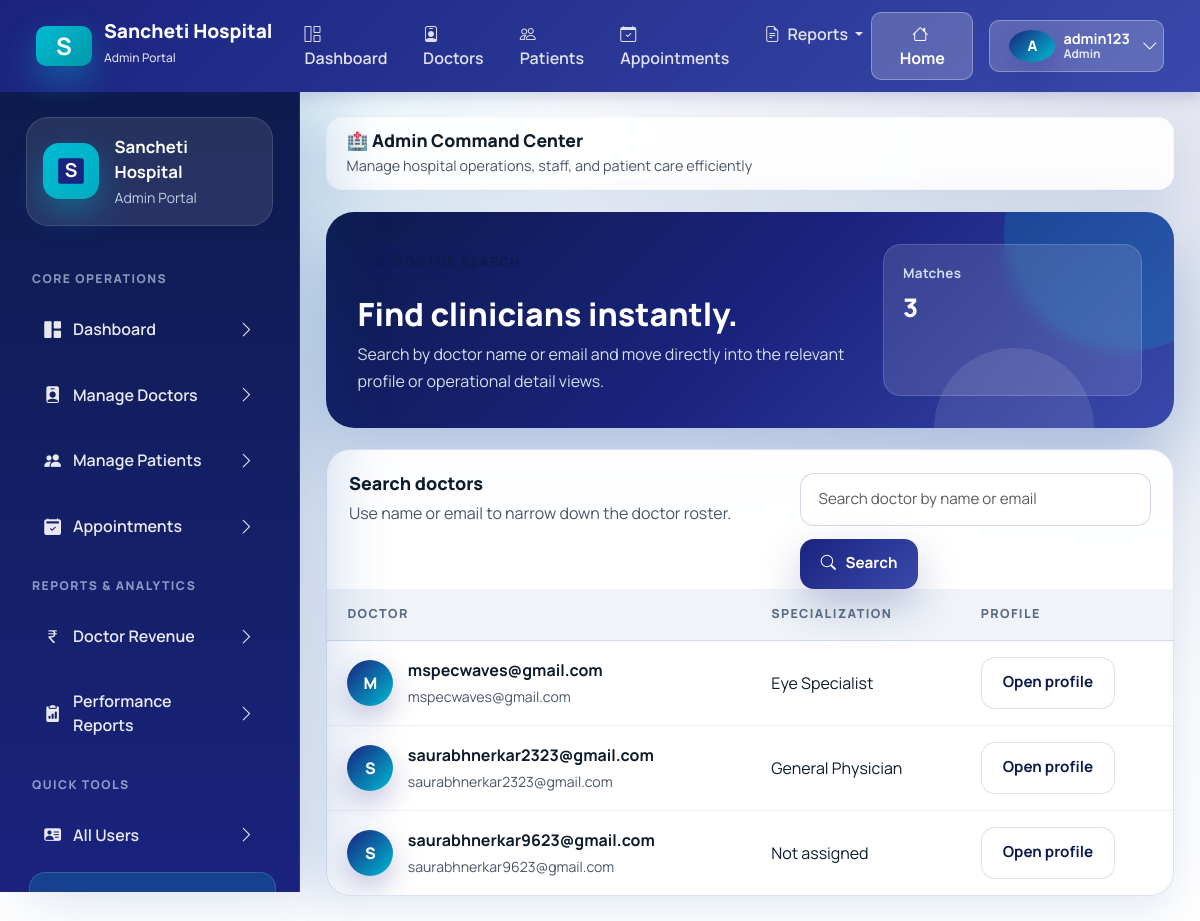
The app's page /adminpanel/search/doctor/ (signed in) with its own data.
### accounts/models.py (models this page shows, shortened)
class CustomUser(AbstractUser):
    ROLE_CHOICES = (
        ("admin", "Admin"),
        ("doctor", "Doctor"),
        ("patient", "Patient"),
    )
    username = models.CharField(max_length=150, unique=True, blank=True, null=True)
    email = models.EmailField(unique=True)
    role = models.CharField(max_length=10, choices=ROLE_CHOICES, default="patient")
    education = models.CharField(max_length=200, blank=True, null=True)
    experience = models.IntegerField(blank=True, null=True)
    bio = models.TextField(blank=True, null=True)
    fees = models.DecimalField(max_digits=8, decimal_places=2, blank=True, null=True)
    specialization = models.ForeignKey(
        "Specialization",
        on_delete=models.SET_NULL,
        null=True,
        blank=True
    )
    is_email_verified = models.BooleanField(default=False)
    email_verification_token = models.UUIDField(default=uuid.uuid4, editable=False, null=True, blank=True)
    USERNAME_FIELD = "email"
    REQUIRED_FIELDS = []
    objects = CustomUserManager()

class Specialization(models.Model):
    title = models.CharField(max_length=100, unique=True)

### adminpanel/views.py (the view)
# urls.py: path("search/doctor/", views.search_doctor, name="search_doctor"),
@login_required
@user_passes_test(is_admin)
def search_doctor(request):
    query = request.GET.get("q", "")
    doctors = CustomUser.objects.filter(role="doctor").filter(
        Q(first_name__icontains=query) |
        Q(email__icontains=query)
    ).order_by("email")
    return render(request, "adminpanel/search_doctor.html", {"doctors": doctors, "query": query})

### adminpanel/views.py (called while the page is built)
def is_admin(user):
    return user.role == "admin"

### adminpanel/templates/adminpanel/search_doctor.html (shortened to what this page needs)
{% extends "base.html" %}
{% block content %}
<section class="page-hero">
    <div>
        <span class="eyebrow">
            <i class="bi bi-search"></i>
        </span>
        <h2>Find clinicians instantly.</h2>
        <p>Search by doctor name or email and move directly into the relevant profile or operational detail views.</p>
    </div>
    <div class="page-hero-side">
        <div class="mini-stat">
            <span class="mini-stat-label">Matches</span>
            <span class="mini-stat-value">{{ doctors|length }}</span>
        </div>
    </div>
</section>
<section class="table-card">
    <div class="table-toolbar">
        <div>
            <h3 class="table-title">Search doctors</h3>
            <p class="table-copy">Use name or email to narrow down the doctor roster.</p>
        </div>
        <form method="get" class="search-form">
            <input class="form-control" type="text" name="q" placeholder="Search doctor by name or email" value="{{ query }}">
            <button class="btn-brand" type="submit">
                <i class="bi bi-search"></i>
                Search
            </button>
        </form>
    </div>
    <div class="table-responsive">
        <table class="app-table">
            <thead>
                <tr>
                    <th>Doctor</th>
                    <th>Specialization</th>
                    <th>Profile</th>
                </tr>
            </thead>
            <tbody>
                {% for doctor in doctors %}
                <tr>
                    <td>
                        <div class="identity-cell">
                            <span class="avatar-chip">{{ doctor.email|slice:":1"|upper }}</span>
                            <div>
                                <strong>{{ doctor.first_name|default:doctor.email }}</strong>
                                <span class="subtle-meta">{{ doctor.email }}</span>
                            </div>
                        </div>
                    </td>
                    <td>{{ doctor.specialization.title|default:"Not assigned" }}</td>
                    <td><a class="btn-secondary-soft" href="{% url 'adminpanel:doctor_profile' doctor.id %}">Open profile</a></td>
                </tr>
                {% endfor %}
            </tbody>
        </table>
    </div>
</section>
{% endblock %}

### templates/base.html (shortened to what this page needs)
{% load static %}
<!DOCTYPE html>
<html lang="en">
<head>
    <link href="https://cdn.jsdelivr.net/npm/bootstrap@5.3.3/dist/css/bootstrap.min.css" rel="stylesheet">
    <link rel="stylesheet" href="https://cdn.jsdelivr.net/npm/bootstrap-icons@1.11.3/font/bootstrap-icons.min.css">
    <link rel="stylesheet" href="{% static 'css/healthcare-ui.css' %}">
</head>
<body>
    {% if request.user.is_authenticated %}
    <nav class="navbar navbar-expand-lg classic-navbar">
        <div class="container-fluid">
            <a class="navbar-brand" href="{% url 'accounts:home' %}">
                <div class="brand-icon">S</div>
                <div>
                    <div style="line-height: 1;">Sancheti Hospital</div>
                    <small style="font-size: 0.75rem; opacity: 0.85; font-weight: 500;">{{ request.user.role|title }} Portal</small>
                </div>
            </a>
            <div class="collapse navbar-collapse" id="navbarNav">
                <ul class="navbar-nav me-auto mb-2 mb-lg-0 ms-4">
                    {% if request.user.role == "admin" %}
                    <li class="nav-item">
                        <a class="nav-link {% if request.resolver_match.url_name == 'dashboard' and request.resolver_match.namespace == 'adminpanel' %}active{% endif %}" href="{% url 'adminpanel:dashboard' %}">
                            <i class="bi bi-grid-1x2 me-1"></i> Dashboard
                        </a>
                    </li>
                    <li class="nav-item">
                        <a class="nav-link {% if request.resolver_match.url_name == 'doctors_list' %}active{% endif %}" href="{% url 'adminpanel:doctors_list' %}">
                            <i class="bi bi-person-badge me-1"></i> Doctors
                        </a>
                    </li>
                    <li class="nav-item">
                        <a class="nav-link {% if request.resolver_match.url_name == 'patients_list' %}active{% endif %}" href="{% url 'adminpanel:patients_list' %}">
                            <i class="bi bi-people me-1"></i> Patients
                        </a>
                    </li>
                    <li class="nav-item">
                        <a class="nav-link {% if request.resolver_match.url_name == 'appointments' %}active{% endif %}" href="{% url 'adminpanel:appointments' %}">
                            <i class="bi bi-calendar-check me-1"></i> Appointments
                        </a>
                    </li>
                    <li class="nav-item dropdown">
                        <a class="nav-link dropdown-toggle" href="#" role="button" data-bs-toggle="dropdown" aria-expanded="false">
                            <i class="bi bi-file-earmark-text me-1"></i> Reports
                        </a>
                    </li>
                    {% endif %}
                </ul>
                <div class="d-flex align-items-center gap-3">
                    <a class="btn btn-navbar" href="{% url 'accounts:home' %}">
                        <i class="bi bi-house me-1"></i> Home
                    </a>
                    <div class="dropdown">
                        <button class="btn btn-navbar d-flex align-items-center gap-2" type="button" id="userDropdown" data-bs-toggle="dropdown" aria-expanded="false">
                            <div class="avatar-badge" style="width: 32px; height: 32px; font-size: 0.9rem;">{{ request.user.username|first|upper }}</div>
                            <div class="d-none d-md-block text-start" style="line-height: 1.1;">
                                <div style="font-size: 0.9rem; font-weight:700;">{{ request.user.username }}</div>
                                <div style="font-size:0.75rem; opacity:0.85;">{{ request.user.role|title }}</div>
                            </div>
                            <i class="bi bi-chevron-down ms-1"></i>
                        </button>
                    </div>
                </div>
            </div>
        </div>
    </nav>
    <div class="app-shell app-shell-with-top-nav">
        <aside class="app-sidebar d-none d-xl-flex flex-column" data-sidebar>
            <div class="sidebar-brand">
                <div class="brand-icon">
                    <svg width="32" height="32" viewBox="0 0 100 100" fill="none" xmlns="http://www.w3.org/2000/svg">
                        <rect x="10" y="10" width="80" height="80" rx="8" fill="#1a237e"/>
                        <text x="50" y="70" font-size="60" font-weight="bold" fill="white" text-anchor="middle">S</text>
                    </svg>
                </div>
                <div class="brand-copy">
                    <strong>Sancheti Hospital</strong>
                    <span class="text-capitalize">{{ request.user.role }} Portal</span>
                </div>
            </div>
            {% if request.user.role == "admin" %}
            <div class="sidebar-section-label">Core Operations</div>
            <nav class="sidebar-nav">
                <a class="sidebar-link {% if request.resolver_match.namespace == 'adminpanel' and request.resolver_match.url_name == 'dashboard' %}active{% endif %}" href="{% url 'adminpanel:dashboard' %}">
                    <span><i class="bi bi-grid-1x2-fill"></i> Dashboard</span>
                    <i class="bi bi-chevron-right"></i>
                </a>
                <a class="sidebar-link {% if request.resolver_match.namespace == 'adminpanel' and request.resolver_match.url_name == 'doctors_list' %}active{% endif %}" href="{% url 'adminpanel:doctors_list' %}">
                    <span><i class="bi bi-person-badge-fill"></i> Manage Doctors</span>
                    <i class="bi bi-chevron-right"></i>
                </a>
                <a class="sidebar-link {% if request.resolver_match.namespace == 'adminpanel' and request.resolver_match.url_name == 'patients_list' %}active{% endif %}" href="{% url 'adminpanel:patients_list' %}">
                    <span><i class="bi bi-people-fill"></i> Manage Patients</span>
                    <i class="bi bi-chevron-right"></i>
                </a>
                <a class="sidebar-link {% if request.resolver_match.namespace == 'adminpanel' and request.resolver_match.url_name == 'appointments' %}active{% endif %}" href="{% url 'adminpanel:appointments' %}">
                    <span><i class="bi bi-calendar2-check-fill"></i> Appointments</span>
                    <i class="bi bi-chevron-right"></i>
                </a>
            </nav>
            <div class="sidebar-section-label">Reports & Analytics</div>
            <nav class="sidebar-nav">
                <a class="sidebar-link {% if request.resolver_match.namespace == 'adminpanel' and request.resolver_match.url_name == 'doctor_revenue_report' %}active{% endif %}" href="{% url 'adminpanel:doctor_revenue_report' %}">
                    <span><i class="bi bi-currency-rupee"></i> Doctor Revenue</span>
                    <i class="bi bi-chevron-right"></i>
                </a>
                <a class="sidebar-link {% if request.resolver_match.namespace == 'adminpanel' and request.resolver_match.url_name == 'doctor_report' %}active{% endif %}" href="{% url 'adminpanel:doctor_report' %}">
                    <span><i class="bi bi-clipboard2-data-fill"></i> Performance Reports</span>
                    <i class="bi bi-chevron-right"></i>
                </a>
            </nav>
            <div class="sidebar-section-label">Quick Tools</div>
            <nav class="sidebar-nav">
                <a class="sidebar-link {% if request.resolver_match.namespace == 'adminpanel' and request.resolver_match.url_name == 'registered_users' %}active{% endif %}" href="{% url 'adminpanel:registered_users' %}">
                    <span><i class="bi bi-person-vcard-fill"></i> All Users</span>
                    <i class="bi bi-chevron-right"></i>
                </a>
                <a class="sidebar-link {% if request.resolver_match.namespace == 'adminpanel' and request.resolver_match.url_name == 'search_doctor' %}active{% endif %}" href="{% url 'adminpanel:search_doctor' %}">
                    <span><i class="bi bi-search"></i> Search Doctors</span>
                    <i class="bi bi-chevron-right"></i>
                </a>
            </nav>
            {% endif %}
        </aside>
        <main class="content-area">
            <div class="topbar d-none d-xl-block" style="border-radius: 16px; padding: 0.75rem 1.25rem; background: rgba(255,255,255,0.9); border:1px solid rgba(203, 208, 210, 0.1);">
                <div class="topbar-copy">
                    <h1 style="font-size: 1.1rem;">
                        {% if request.user.role == "admin" %}🏥 Admin Command Center{% endif %}
                    </h1>
                    <p style="font-size: 0.9rem;">
                        {% if request.user.role == "admin" %}Manage hospital operations, staff, and patient care efficiently{% endif %}
                    </p>
                </div>
            </div>
            <div class="page-stack">
                {% block content %}{% endblock %}
            </div>
        </main>
    </div>
    {% endif %}
</body>
</html>

### templates/base.html (style rules this page uses)
.classic-navbar { background: linear-gradient(135deg, #1a237e 0%, #3949ab 100%); box-shadow: 0 4px 16px rgba(26, 35, 126, 0.2); padding: 0.75rem 1.5rem; position: sticky; top: 0; z-index: 1050; }
.classic-navbar .navbar-brand { display: flex; align-items: center; gap: 12px; color: white !important; font-weight: 800; font-size: 1.2rem; }
.classic-navbar .brand-icon { width: 40px; height: 40px; border-radius: 10px; background: linear-gradient(135deg, #00bcd4 0%, #0097a7 100%); display: grid; place-items: center; font-weight: bold; font-size: 1.5rem; color: white; }
.classic-navbar .nav-link { color: rgba(255,255,255,0.85) !important; font-weight: 600; padding: 0.5rem 1rem; transition: all 0.2s ease; }
.classic-navbar .btn-navbar { background: rgba(255,255,255,0.2); border: 1px solid rgba(255,255,255,0.3); color: white; font-weight: 700; border-radius: 10px; padding: 0.55rem 1.2rem; transition: all 0.2s ease; }
.app-shell-with-top-nav { padding-top: 0; }

### records on screen
CustomUser: user.role "Admin", user.username|first "A", user.username "admin123"
CustomUser: email "M", first_name "mspecwaves@gmail.com", email "mspecwaves@gmail.com", specialization "Eye Specialist"
CustomUser: email "S", first_name "saurabhnerkar2323@gmail.com", email "saurabhnerkar2323@gmail.com", specialization "General Physician"
CustomUser: email "S", first_name "saurabhnerkar9623@gmail.com", email "saurabhnerkar9623@gmail.com", specialization "Not assigned"

### other values on screen
{{ doctors|length }} "3"
